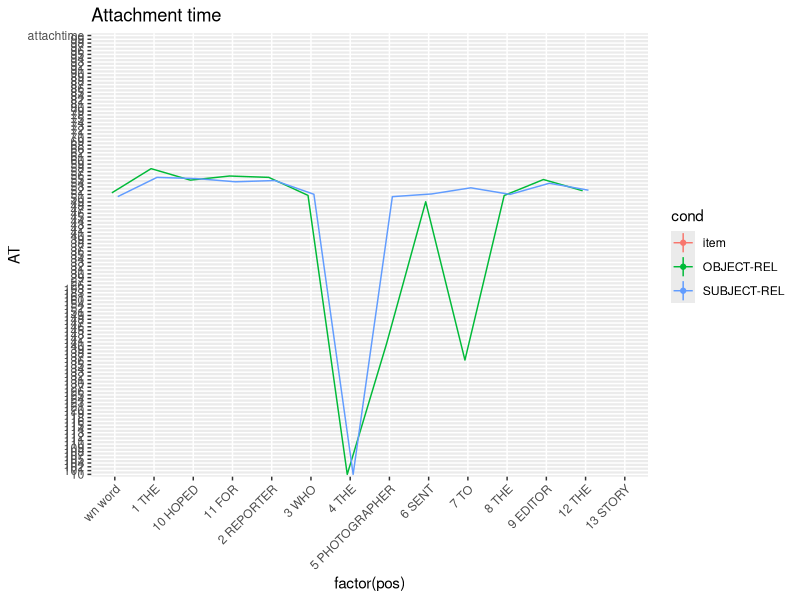
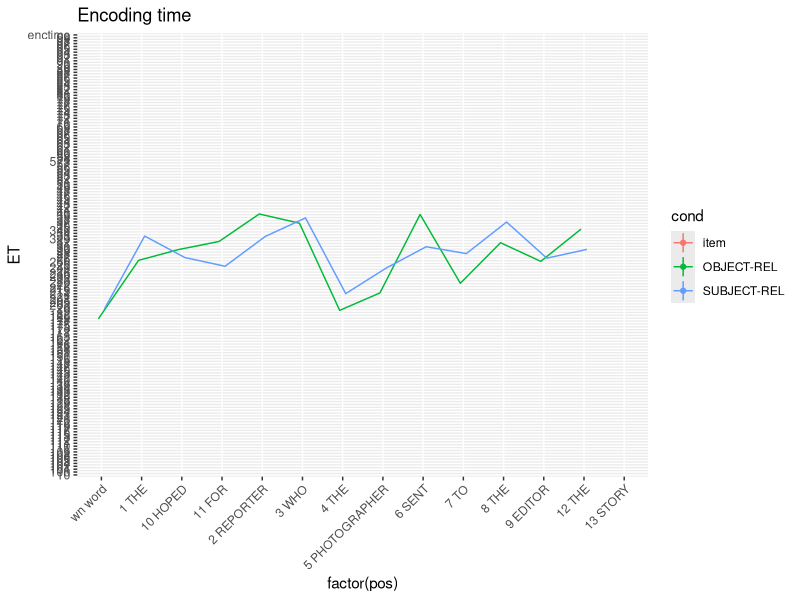
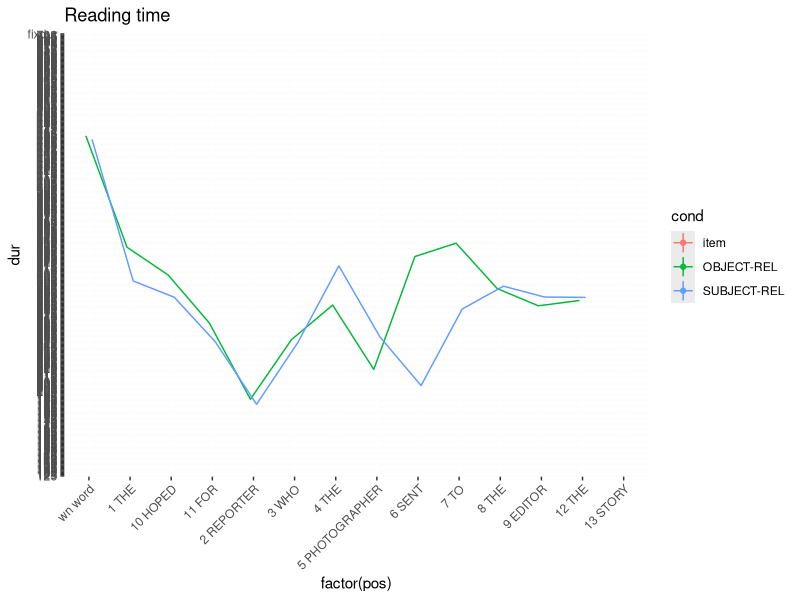
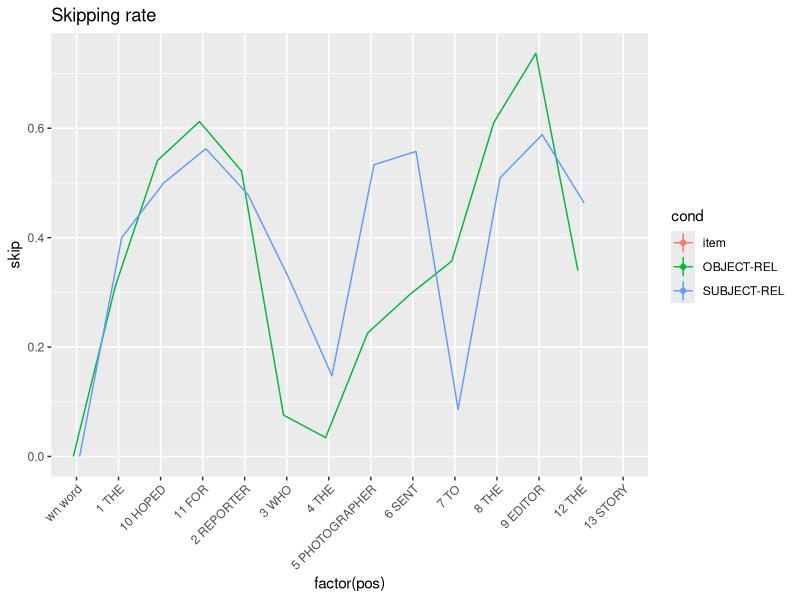
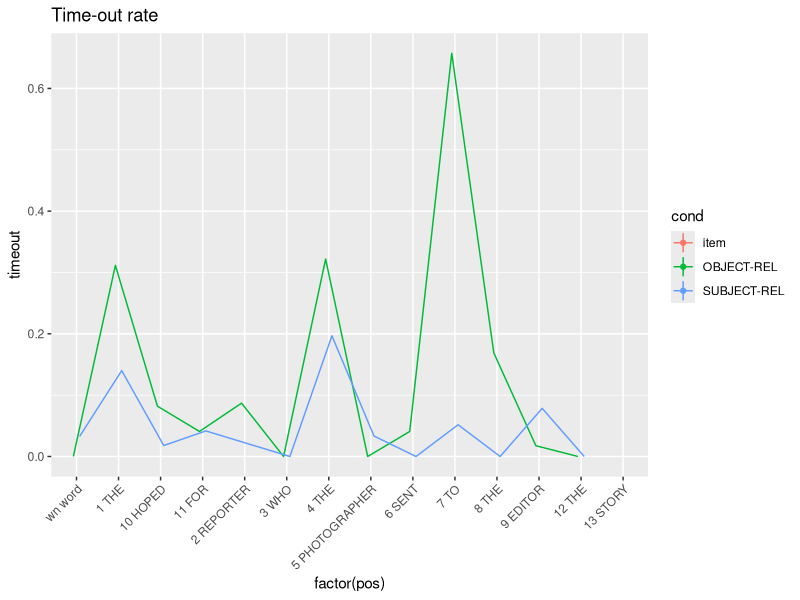
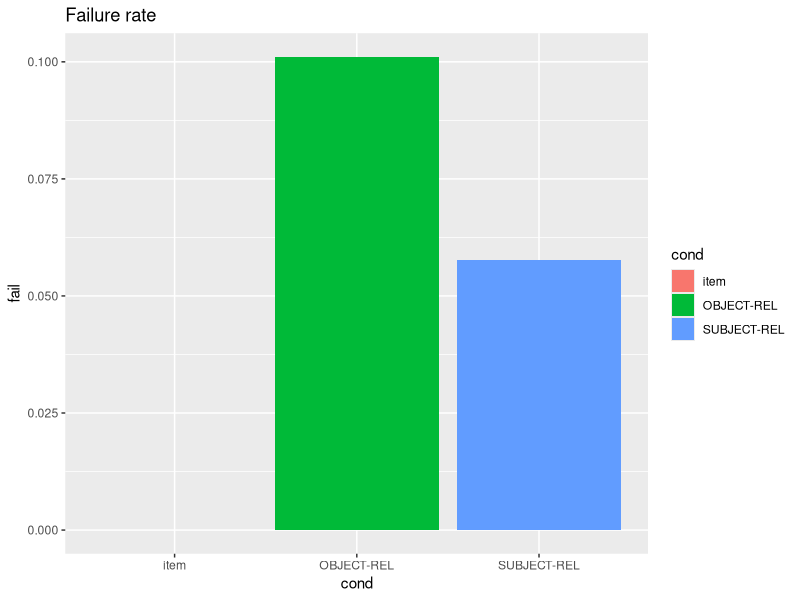
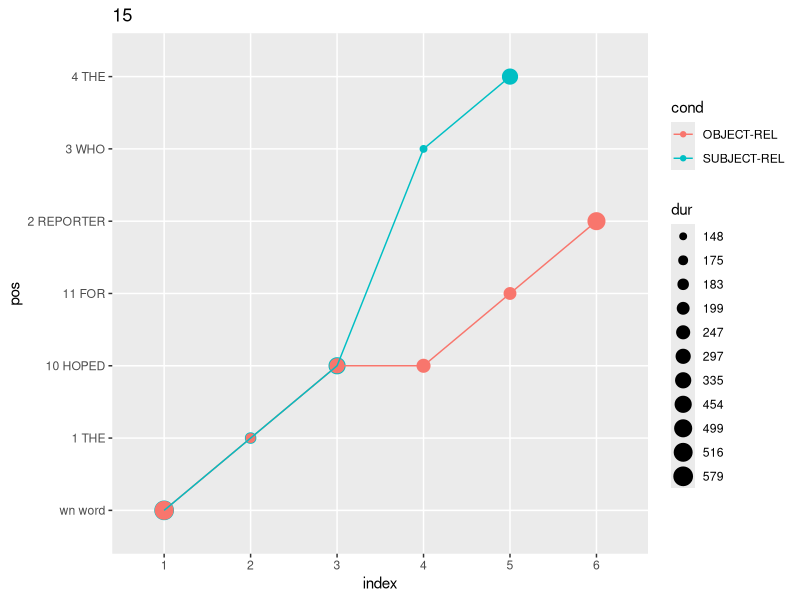
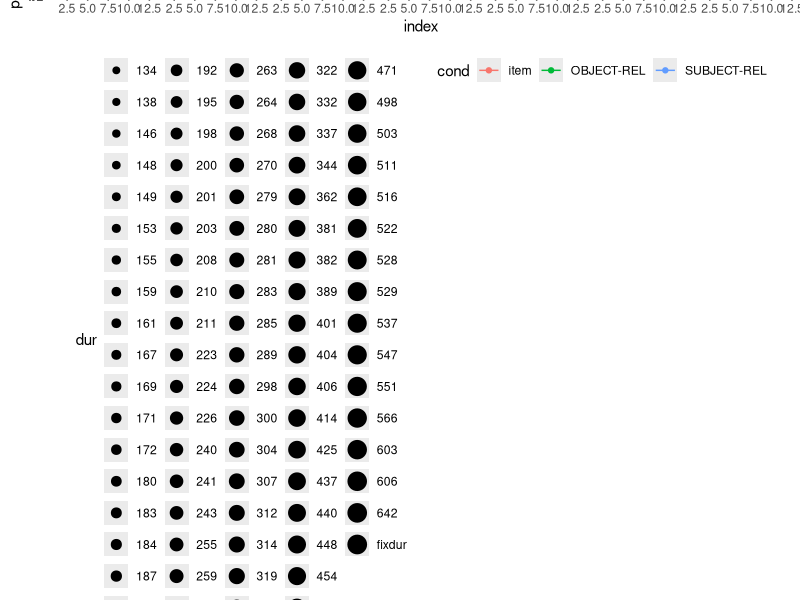

The R script that drew these images, in order:
# rm(list=ls())
library(ggplot2)

myTheme <- theme(axis.text.x = element_text(angle = 45, hjust=1))


# READ SIMULATION DATA
# ---------------------------
f <- read.table("fixations.txt", header=FALSE)
colnames(f) <- c("exp","iteration","cond","pos","word","dur")
f$cond <- factor(f$cond)
head(f)
summary(f)


# READ ADDITIONAL INFO
# ---------------------------
m <- f

## ATTACHMENT TIMES:
att <- read.table("attachments.txt", header=FALSE)
colnames(att) <- c("exp","iteration","cond","pos","word","AT")
att$cond <- factor(att$cond)
dim(m)
m <- merge(m[-5], att, by=c("exp","iteration","cond","pos"), all.x=TRUE, all.y=TRUE)
dim(m)


## ENCODING TIMES:
enc <- read.table("enctimes.txt", header=FALSE)
colnames(enc) <- c("exp","iteration","cond","pos","word","ET","ecc","freq")
enc$cond <- factor(enc$cond)
enc$iteration <- factor(enc$iteration)
dim(m)
m <- merge(m, enc[-5], by=c("exp","iteration","cond","pos"), all.x=TRUE)
dim(m)

## TRIAL MESSAGES
msg <- read.table("trialmessages.txt", header=F)
colnames(msg) <- c("exp","iteration","cond","pos","word","variable","value")

trialinfo <- subset(msg[,-c(4,5)], variable!="timeout")
trialinfo <- reshape(trialinfo, idvar = c("exp","iteration","cond"), timevar="variable", direction="wide")
colnames(trialinfo) <- gsub("value.","", colnames(trialinfo))
trialinfo <- droplevels(trialinfo)

## Merge with EM results
dim(m)
m <- merge(m, trialinfo, by=c("exp","iteration","cond"), all.x=TRUE)
m$fail <- ifelse(is.na(m$fail), 0, 1)
dim(m)

## TIMEOUTS:
tmo <- droplevels(subset(msg, variable=="timeout"))
colnames(tmo)[6:7] <- c("timeout", "tmo-eyloc")
tmo$timeout <- 1
dim(m)
m <- merge(m, tmo[,-5], by=c("exp","iteration","cond","pos"), all.x=TRUE)
dim(m)
m$timeout[is.na(m$timeout)] <- 0

## SKIPPINGS ##
m$dur[is.na(m$dur)] <- 0
m$skip <- 0
m$skip[m$dur==0] <- 1



# PLOTS
# ---------------------------

words <- unique(with(m[!is.na(m$word),], paste(pos,word)))
m <- subset(m, !is.na(word))

dodge <- position_dodge(width=.3)

pdf("quick_results.pdf")

## PLOT ATTACHMENT TIMES ##
(ggplot(m, aes(factor(pos), AT, col=cond, group=cond)) 
	+ stat_summary(fun.y="mean", geom="line", position=dodge) 
	+ stat_summary(fun.data="mean_cl_boot", position=dodge, size=.2)
	+ myTheme
	+ scale_x_discrete(labels=words) 
	+ ggtitle("Attachment time")
	)

## PLOT ENCODING TIMES ##
(ggplot(m, aes(factor(pos), ET, col=cond, group=cond)) 
	+ stat_summary(fun.y="mean", geom="line", position=dodge) 
	+ stat_summary(fun.data="mean_cl_boot", position=dodge, size=.2)
	+ myTheme
	+ scale_x_discrete(labels=words) 
	+ ggtitle("Encoding time"))

## PLOT READING TIMES ##
(ggplot(subset(m, dur!=0), aes(factor(pos), dur, group=cond, col=cond))
	+ stat_summary(fun.y="mean", geom="line", position=dodge) 
	+ stat_summary(fun.data="mean_cl_boot", position=dodge, size=.2)
	+ myTheme
	+ scale_x_discrete(labels=words) 
	+ ggtitle("Reading time"))

## PLOT SKIPPING RATES ##
(ggplot(m, aes(factor(pos), skip, group=cond, col=cond))
	+ stat_summary(fun.y="mean", geom="line", position=dodge) 
	+ stat_summary(fun.data="mean_cl_boot", position=dodge, size=.2)
	+ myTheme
	+ scale_x_discrete(labels=words) 
	# + coord_cartesian(ylim=c(-0.01,1)) 
	+ ggtitle("Skipping rate"))

## PLOT TIMEOUTS ##
(ggplot(m, aes(factor(pos), timeout, group=cond, col=cond))
	+ stat_summary(fun.y="mean", geom="line", position=dodge) 
	+ stat_summary(fun.data="mean_cl_boot", position=dodge, size=.2)
	+ myTheme
	+ scale_x_discrete(labels=words) 
	+ ggtitle("Time-out rate"))


## PLOT FAILURE RATES ##
(ggplot(m, aes(cond, fail, group=cond, fill=cond))
	+ stat_summary(fun.y="mean", geom="bar", position=dodge) 
	+ stat_summary(fun.data="mean_cl_boot", position=dodge, geom="errorbar", width=.2)
 	# + coord_cartesian(ylim=c(-0.01,1)) 
	+ ggtitle("Failure rate"))



# SCANPATHS
# ---------------------------

## PLOT SCANPATH OF RANDOM TRIAL ##
i <- sample(unique(f$iteration),1)
t1 <- subset(f, iteration%in%i)
t1$index <- NA
for(i in unique(t1$iteration)){
	for(c in t1$cond){
		s <- (t1$iteration==i & t1$cond==c)
		t1$index[s] <- 1:length(t1$pos[s])
	}
}
t1$pos <- factor(t1$pos)
t1$index <- factor(t1$index)
(psc <- ggplot(t1, aes(index, pos, group=cond, col=cond)) + geom_point(aes(size=dur)) + geom_line() 
	+ scale_y_discrete(labels=words) 
	+ ggtitle(i))


## PLOT SCANPATH OF 7 RANDOM TRIALS ##
i <- sample(unique(f$iteration),7)
t1 <- subset(f, iteration%in%i)
t1$index <- NA
for(i in unique(t1$iteration)){
	for(c in t1$cond){
		s <- (t1$iteration==i & t1$cond==c)
		t1$index[s] <- 1:length(t1$pos[s])
	}
}
t1$pos <- factor(t1$pos)
# t1$index <- factor(t1$index)
(ggplot(t1, aes(index, pos, group=cond, col=cond)) + geom_point(aes(size=dur)) + geom_line() + facet_grid(.~iteration) +  theme(legend.position="bottom"))

dev.off()
